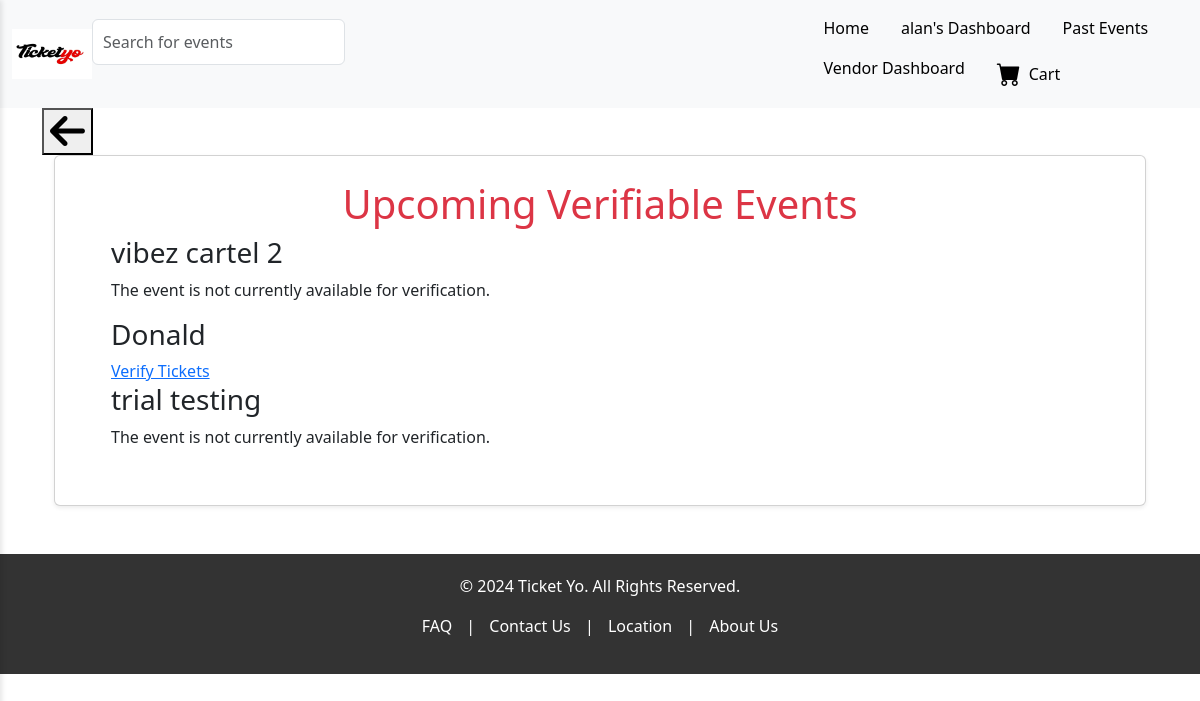
Screenshot of /tickets/verifiable-events/ (signed in) with the database file from the repository.
### vendors/models.py (models this page shows, shortened)
class Vendor(AbstractBaseUser, PermissionsMixin):
    username = models.CharField(max_length=30, unique=True)
    email = models.EmailField(unique=True)
    first_name = models.CharField(max_length=30)
    last_name = models.CharField(max_length=30)
    storename = models.CharField(max_length=50)
    store_phone = models.CharField(max_length=15)
    verification_code = models.CharField(max_length=6, null=True, blank=True)
    verification_code_created_at = models.DateTimeField(null=True, blank=True)
    is_active = models.BooleanField(default=True)
    is_admin = models.BooleanField(default=False)
    is_superuser = models.BooleanField(default=False)
    is_staff = models.BooleanField(default=False)
    is_vendor = models.BooleanField(default=True)
    objects = VendorManager()
    USERNAME_FIELD = 'username'
    REQUIRED_FIELDS = ['email', 'first_name', 'last_name', 'storename', 'store_phone']

### events/models.py (models this page shows, shortened)
class Event(models.Model):
    STATUS_CHOICES = [
        ('pending', 'Pending'),
        ('approved', 'Approved'),
        ('rejected', 'Rejected'),
    ]
    vendor = models.ForeignKey(Vendor, on_delete=models.CASCADE, related_name='events')
    poster = models.ImageField(upload_to='event_posters/')
    title = models.CharField(max_length=200)
    description = models.TextField()
    category = models.CharField(max_length=100)
    start_date = models.DateTimeField()
    end_date = models.DateTimeField(null=True, blank=True)
    venue_name = models.CharField(max_length=100)
    regular_price = models.DecimalField(max_digits=10, decimal_places=2)
    sale_price = models.DecimalField(max_digits=10, decimal_places=2, null=True, blank=True)
    tickets_available = models.PositiveIntegerField(null=True, blank=True)
    tickets_sold = models.PositiveIntegerField(default=0)
    status = models.CharField(max_length=10, choices=STATUS_CHOICES, default='pending')
    adminaction = models.ForeignKey(settings.AUTH_USER_MODEL, on_delete=models.SET_NULL, null=True, blank=True, editable=False)  # Stores the admin who approved/rejected

### vendors/decorators.py (the view)
    def _wrapped_view(request, *args, **kwargs):
        if request.user.is_authenticated and hasattr(request.user, 'is_vendor') and request.user.is_vendor:
            return view_func(request, *args, **kwargs)
        else:
            raise PermissionDenied("You are not allowed to access this page.")  # Return Permission Denied error

### templates/tickets/verifiable_events.html
{% extends 'frontend/base.html' %}
{% load static %}
{% block content %}
<div class="container mb-4">
    <div class="card fancy-card p-4 shadow-sm">
        <h1 class="text-center text-danger">Upcoming Verifiable Events</h1>
        <ul>
            {% for event_data in verifiable_events %}
            <div>
                <h3>{{ event_data.event.title }}</h3>
                {% if event_data.is_clickable %}
                <a href="{% url 'verify_ticket' event_data.event.id %}">Verify Tickets</a>
                {% else %}
                <p>The event is not currently available for verification.</p>
                {% endif %}
            </div>
            {% endfor %}
        </ul>
    </div>
</div>
{% endblock %}

### templates/frontend/base.html (shortened to what this page needs)
<!DOCTYPE html>
<html lang="en">
<head>
    {% load static %}
    <link href="{% static 'frontend/base.css' %}" rel="stylesheet">
    <link href="https://cdn.jsdelivr.net/npm/bootstrap@5.3.0/dist/css/bootstrap.min.css" rel="stylesheet">
    <link href="https://cdn.jsdelivr.net/npm/bootstrap-icons@1.10.5/font/bootstrap-icons.css" rel="stylesheet">
    <link rel="stylesheet" href="https://cdnjs.cloudflare.com/ajax/libs/font-awesome/6.0.0-beta3/css/all.min.css">
</head>
<body>
    <nav class="navbar navbar-expand-lg d-none d-lg-flex sticky-top bg-light">
        <div class="container-fluid">
            <div class="d-flex align-items-center">
                <div class="logo">
                    <img src="{% static 'frontend/logo.jpg' %}" alt="Logo" style="height: 50px; width: 80px;">
                </div>
            </div>
            <div class="search-bar-container">
                <form method="get" action="{% url 'all_events' %}" id="search-form">
                    <div class="input-group mb-4">
                        <input type="text" name="q" value="{{ query }}" class="form-control" id="search-input"
                            placeholder="Search for events">
                    </div>
                </form>
            </div>
            <ul class="nav ms-auto">
                <li class="nav-item">
                    <a href="{% url 'homepage' %}" class="nav-link text-black">Home</a>
                </li>
                {% if user.is_authenticated %}
                <li class="nav-item">
                    <a href="{% url 'all_events' %}" class="nav-link text-black">{{ user.username }}'s Dashboard</a>
                </li>
                {% else %}
                <li class="nav-item">
                    <a href="{% url 'all_events' %}" class="nav-link text-black">All Events</a>
                </li>
                {% endif %}
                <li class="nav-item">
                    <a href="{% url 'past_events' %}" class="nav-link text-black">Past Events</a>
                </li>
                {% if user.is_authenticated and user.is_vendor %}
                <li class="nav-item">
                    <a href="{% url 'dashboard' %}" class="nav-link text-black">Vendor Dashboard</a>
                </li>
                {% endif %}
                <li class="nav-item">
                    <a href="{% url 'view_cart' %}" class="nav-link text-black d-flex align-items-center cart-link">
                        <i class="bi bi-cart-fill fs-4 me-2"></i> Cart
                    </a>
                </li>
            </ul>
        </div>
    </nav>
    <div class="container main-content">
        {% if not request.path == '/' %}
    <button type="button"  onclick="goBack()"><i class="fas fa-arrow-left"></i></i> </button>
    {% endif %}
        {% block content %}{% endblock %}
    </div>
    <footer class="footer mt-5">
        <p>&copy; 2024 Ticket Yo. All Rights Reserved.</p>
        <p>
            <a href="#">FAQ</a> |
            <a href="#">Contact Us</a> |
            <a href="#">Location</a> |
            <a href="#">About Us</a>
        </p>
    </footer>
</body>
</html>

### static/frontend/base.css (style rules this page uses)
body { font-family: 'Roboto', sans-serif; margin: 0; padding: 0; }
.nav-link { padding: 10px 15px; color: black; text-decoration: none; font-size: 1rem; display: block; transition: background-color 0.3s ease, color 0.3s ease; }
.main-content { margin-left: 0; }
.footer { background-color: #333; color: white; padding: 20px 0; text-align: center; }
.footer a { color: white; text-decoration: none; margin: 0 10px; }
.search-bar-container { display: flex; width: 100%; }
.input-group { display: flex; align-items: center; width: 100%; }
#search-input { width: 100%; padding: 10px; font-size: 1rem; }
.fas.fa-arrow-left { margin: 0; font-size: 40px; }

### rows the page displays
Vendor: username "alan"
Event: event "vibez cartel 2", shows "The event is not currently available for verification."
Event: event "Donald", shows "Verify Tickets"
Event: event "trial testing", shows "The event is not currently available for verification."
